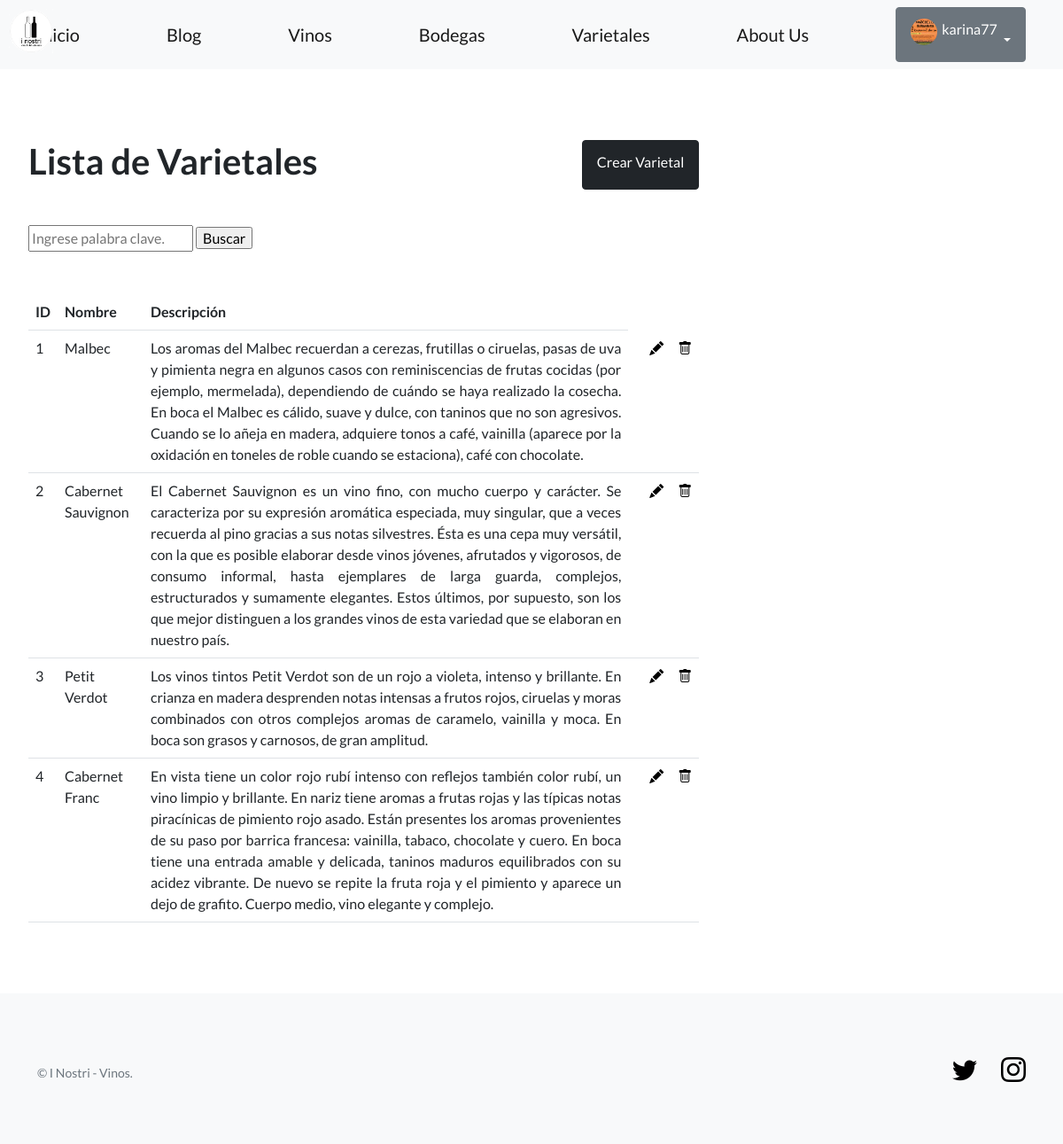
The page /inostri/varietales/ (signed in) on the database its author committed.
### perfiles/models.py (models this page shows, shortened)
class Avatar(models.Model):
    user = models.OneToOneField(User, on_delete=models.CASCADE, null=True)
    imagen = models.ImageField(upload_to='avatares', null=True, blank=True)

### app_inostri/models.py (models this page shows, shortened)
class Varietal(models.Model):
    nombre = models.CharField(max_length=64)
    descripcion = models.TextField()

### app_inostri/views.py (the view)
# urls.py: path('varietales/', VarietalListView.as_view(), name='lista_varietales'),
class VarietalListView(ListView):
    model = Varietal
    template_name = 'app_inostri/lista_varietales.html'

### app_inostri/templates/app_inostri/lista_varietales.html (shortened to what this page needs)
{% extends "app_inostri/base.html" %}
{% block contenido %}
<section>
  <div>
    <div class="col-md-8 mt-3 left">
      <div class="d-flex justify-content-between mb-3">
    <h1>Lista de Varietales</h1>
    <a href="{% url 'crear_varietal' %}" class="btn btn-dark">Crear Varietal</a>
      </div>
    <form action="{% url 'buscar_varietal' %}" method="GET">
    <br>
      <form action="{% url 'buscar_varietal' %}" method="GET">
      <input name="q" type="text" placeholder="Ingrese palabra clave.">
      <input type="submit" value="Buscar">
    </form>
    <br>
    <br>
    <table class="table">
      <tbody>
        <tr>
          <th>ID</th>
          <th>Nombre</th>
          <th>Descripción</th>
        </tr>
        {% for varietal in object_list %}
        <tr>
          <td>{{ varietal.id }}</td>
          <td>{{ varietal.nombre }}</td>
          <td style="text-align: justify;">{{ varietal.descripcion }}</td>
          <td>
            </td>
            <td>
              <a href="{% url 'editar_varietal' varietal.id %}">
                <span class='bi bi-pencil-fill' style="color: black;"></span>
              </a>
            </td>
            <td>
              <a href="{% url 'eliminar_varietal' varietal.id %}">
                <i class="bi bi-trash" style="color: black;"></i>
            </a>
          </td>
        </tr>
        {% endfor %}
      </tbody>
    </table>
  </div>
 </section>
 {% endblock contenido %}

### app_inostri/templates/app_inostri/base.html (shortened to what this page needs)
{% load static %}
<!DOCTYPE html>
<html lang="en">
    <head>
        <link href="https://cdn.jsdelivr.net/npm/bootstrap-icons@1.5.0/font/bootstrap-icons.css" rel="stylesheet" type="text/css" />
        <link href="{% static 'css/styles.css' %}" rel="stylesheet" />
    </head>
    <body>
        <nav class="navbar navbar-light bg-light static-top">
            <div class="container">
                <img src="{% static 'images/i_nostri.png' %}" alt="I Nostri" class="logo" width=90 height=90>
                <a class="navbar-brand" href="{% url 'inicio' %}">Inicio</a>
                <a class="navbar-brand" href="{% url 'lista_posts' %}">Blog</a>
                <a class="navbar-brand" href="{% url 'lista_vinos' %}">Vinos</a>
                <a class="navbar-brand" href="{% url 'lista_bodegas' %}">Bodegas</a>
                <a class="navbar-brand" href="{% url 'lista_varietales' %}">Varietales</a>
                <a class="navbar-brand" href="{% url 'about_us' %}">About Us</a>
                {% if user.is_authenticated %}
                <div class="dropdown">
                    <button class="btn btn-secondary dropdown-toggle" type="button" id="dropdownMenuButton1" data-bs-toggle="dropdown" aria-expanded="false">
                        <div style="display: inline-flex;">
                            <img src="{{ user.avatar.imagen.url }}" alt="User Avatar" style="width: 30px; height: 30px; border-radius: 50%; margin-right: 5px;">
                            <span>{{ user.username }}</span>
                        </div>
                    </button>
                    </div>
                </div>
                {% else %}
                <a class="btn btn-dark" href="{% url 'login' %}">Iniciar sesión</a>
                <a class="btn btn-secondary" href="{% url 'registro' %}">Crear cuenta</a>
                {% endif %}
        </nav>
        <section style="padding:4rem 2rem;">
            {% block contenido %}
            {% endblock contenido %}
        </section>
        <footer class="footer bg-light">
            <div class="container">
                <div class="row">
                    <div class="col-lg-6 h-100 text-center text-lg-start my-auto">
                        <p class="text-muted small mb-4 mb-lg-0">&copy; I Nostri - Vinos.</p>
                    </div>
                    <div class="col-lg-6 h-100 text-center text-lg-end my-auto">
                        <ul class="list-inline mb-0">
                            <li class="list-inline-item me-4">
                                <a href="https://twitter.com/coderhouse" style="color: black;"><i class="bi-twitter fs-3"></i></a>
                            </li>
                            <li class="list-inline-item">
                                <a href="https://www.instagram.com/coderhouse/?hl=es" style="color: black;"><i class="bi-instagram fs-3"></i></a>
                            </li>
                        </ul>
                    </div>
                </div>
            </div>
        </footer>
    </body>
</html>

### rows shown on the page
Varietal: id "1", nombre "Malbec", descripcion "Los aromas del Malbec recuerdan a cerezas, frutillas o ciruelas, pasas de uva y pimienta negra en algunos casos con reminiscencias de frutas cocidas (por ejemplo, mermelada), dependiendo de cuándo se haya realizado la cosecha. En boca el Malbec es cálido, suave y dulce, con taninos que no son agresivos. Cuando se lo añeja en madera, adquiere tonos a café, vainilla (aparece por la oxidación en toneles de roble cuando se estaciona), café con chocolate."
Varietal: id "2", nombre "Cabernet Sauvignon", descripcion "El Cabernet Sauvignon es un vino fino, con mucho cuerpo y carácter. Se caracteriza por su expresión aromática especiada, muy singular, que a veces recuerda al pino gracias a sus notas silvestres. Ésta es una cepa muy versátil, con la que es posible elaborar desde vinos jóvenes, afrutados y vigorosos, de consumo informal, hasta ejemplares de larga guarda, complejos, estructurados y sumamente elegantes. Estos últimos, por supuesto, son los que mejor distinguen a los grandes vinos de esta variedad que se elaboran en nuestro país."
Varietal: id "3", nombre "Petit Verdot", descripcion "Los vinos tintos Petit Verdot son de un rojo a violeta, intenso y brillante. En crianza en madera desprenden notas intensas a frutos rojos, ciruelas y moras combinados con otros complejos aromas de caramelo, vainilla y moca. En boca son grasos y carnosos, de gran amplitud."
Varietal: id "4", nombre "Cabernet Franc", descripcion "En vista tiene un color rojo rubí intenso con reflejos también color rubí, un vino limpio y brillante. En nariz tiene aromas a frutas rojas y las típicas notas piracínicas de pimiento rojo asado. Están presentes los aromas provenientes de su paso por barrica francesa: vainilla, tabaco, chocolate y cuero. En boca tiene una entrada amable y delicada, taninos maduros equilibrados con su acidez vibrante. De nuevo se repite la fruta roja y el pimiento y aparece un dejo de grafito. Cuerpo medio, vino elegante y complejo."

### other values the page prints
{{ user.username }} "karina77"
